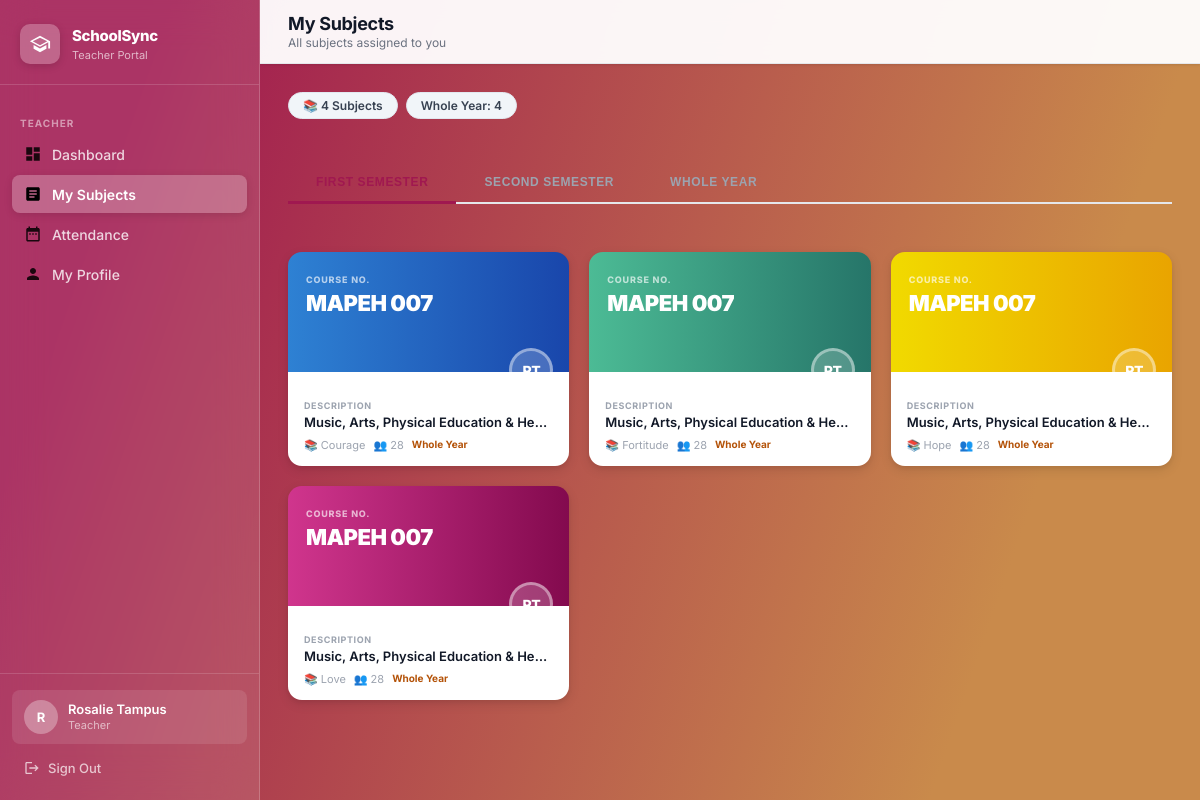
Page /teacher/subjects (signed in) on the committed database.
### tables this page shows
CREATE TABLE schedules (
        id INTEGER PRIMARY KEY AUTOINCREMENT,
        section_id INTEGER NOT NULL, subject_id INTEGER NOT NULL,
        teacher_id INTEGER NOT NULL, strand_id INTEGER,
        day TEXT NOT NULL, time_start TEXT NOT NULL, time_end TEXT NOT NULL, room TEXT, semester TEXT,
        FOREIGN KEY (section_id) REFERENCES sections(id) ON DELETE CASCADE,
        FOREIGN KEY (subject_id) REFERENCES subjects(id) ON DELETE CASCADE,
        FOREIGN KEY (teacher_id) REFERENCES teachers(id) ON DELETE CASCADE,
        FOREIGN KEY (strand_id) REFERENCES strands(id) ON DELETE SET NULL);

CREATE TABLE subjects (
        id INTEGER PRIMARY KEY AUTOINCREMENT,
        subject_code TEXT NOT NULL, subject_name TEXT NOT NULL,
        grade_level TEXT NOT NULL, strand TEXT, semester TEXT);

CREATE TABLE sections (
        id INTEGER PRIMARY KEY AUTOINCREMENT,
        grade_level TEXT NOT NULL, section_name TEXT NOT NULL, adviser_id INTEGER, student_limit INTEGER DEFAULT 40, strand_id INTEGER REFERENCES strands(id) ON DELETE SET NULL,
        FOREIGN KEY (adviser_id) REFERENCES teachers(id) ON DELETE SET NULL);

### app.py (the view)
@app.route('/teacher/subjects')
@teacher_required
def teacher_subjects():
    conn    = get_db()
    tid     = session['teacher_id']
    COLORS  = ['var(--blue-course)', 'var(--teal-course)', 'var(--yellow-course)', 'var(--pink-course)', 'var(--dark-teal-course)', 'var(--medium-blue-course)', 'var(--mint-green-course)', 'var(--green-course)', 'var(--orange-course)', 'var(--slate-blue-course)', 'var(--dark-green-course)', 'var(--orange-red-course)']
    teacher = conn.execute("SELECT first_name, last_name FROM teachers WHERE id=?", (tid,)).fetchone()
    initials = (teacher['first_name'][0] + teacher['last_name'][0]).upper() if teacher else '?'
    rows = conn.execute("""
        SELECT sc.subject_id, sc.section_id,
               sub.subject_name, sub.subject_code,
               sub.semester AS sub_semester,
               sub.grade_level,
               sec.section_name,
               (SELECT COUNT(*) FROM students s WHERE s.section_id=sec.id) AS student_count,
               sc.day, sc.time_start, sc.time_end, sc.room
        FROM schedules sc
        JOIN subjects sub ON sc.subject_id=sub.id
        JOIN sections sec ON sc.section_id=sec.id
        WHERE sc.teacher_id=?
        ORDER BY sub.subject_name, sec.section_name,
            CASE sc.day WHEN 'Monday' THEN 1 WHEN 'Tuesday' THEN 2
            WHEN 'Wednesday' THEN 3 WHEN 'Thursday' THEN 4
            WHEN 'Friday' THEN 5 WHEN 'Saturday' THEN 6 ELSE 7 END
    """, (tid,)).fetchall()
    conn.close()
    from collections import OrderedDict
    subjects_dict = OrderedDict()  # subject_id -> card data
    for r in rows:
        sub_id = r['subject_id']
        if sub_id not in subjects_dict:
            subjects_dict[sub_id] = {
                'subject_id':   sub_id,
                'subject_name': r['subject_name'],
                'subject_code': r['subject_code'],
                'semester':     r['sub_semester'] or '',
                'grade_level':  r['grade_level'] or '',
                'initials':     initials,
                'sections':     [],
                'schedules':    [],
                'seen_sections': set(),
            }
        card = subjects_dict[sub_id]
        if r['section_id'] not in card['seen_sections']:
            card['seen_sections'].add(r['section_id'])
            card['sections'].append({
                'section_id':   r['section_id'],
                'section_name': r['section_name'],
                'student_count': r['student_count'],
            })
        card['schedules'].append({
            'section_id': r['section_id'],
            'section_name': r['section_name'],
            'day':        r['day'],
            'time_start': r['time_start'],
            'time_end':   r['time_end'],
            'room':       r['room'],
        })
    color_map = {}
    color_idx = 0
    cards = []
    for sub_id, card in subjects_dict.items():
        del card['seen_sections']
        for sec in card['sections']:
            sec_id = sec['section_id']
            if sec_id not in color_map:
                color_map[sec_id] = COLORS[color_idx % len(COLORS)]
                color_idx += 1
            sec_scheds = [s for s in card['schedules'] if s['section_id'] == sec_id]
            cards.append({
                'subject_id':   sub_id,
                'subject_name': card['subject_name'],
                'subject_code': card['subject_code'],
                'semester':     card['semester'],
                'initials':     card['initials'],
                'color':        color_map[sec_id],
                'section_id':   sec_id,
                'section_name': sec['section_name'],
                'student_count': sec['student_count'],
                'schedules':    sec_scheds,
            })
    return render_template('teacher_subjects.html', cards=cards)

### app.py (called while the page is built)
def get_db():
    conn = sqlite3.connect(DATABASE)
    conn.row_factory = sqlite3.Row
    conn.execute("PRAGMA foreign_keys = ON")
    return conn

def teacher_required(f):
    @wraps(f)
    def decorated(*args, **kwargs):
        if 'teacher_id' not in session:
            return redirect(url_for('login'))
        return f(*args, **kwargs)
    return decorated

### templates/teacher_subjects.html (shortened to what this page needs)
{% extends "portal_layout.html" %}
{% block page_title %}My Subjects{% endblock %}
{% block page_subtitle %}All subjects assigned to you{% endblock %}
{% block content %}
{% if not cards %}
<div class="content-card">
  <div class="empty-state">
    <svg viewBox="0 0 24 24" fill="currentColor"><path d="M19 3H5c-1.1 0-2 .9-2 2v14c0 1.1.9 2 2 2h14c1.1 0 2-.9 2-2V5c0-1.1-.9-2-2-2zm-5 14H7v-2h7v2zm3-4H7v-2h10v2zm0-4H7V7h10v2z"/></svg>
    <h3>No subjects assigned</h3>
    <p>Your subjects will appear here once the admin assigns you to a schedule.</p>
  </div>
</div>
{% else %}
{% set sem1 = cards | selectattr("semester","equalto","1st Semester") | list %}
{% set sem2 = cards | selectattr("semester","equalto","2nd Semester") | list %}
{% set wy   = cards | selectattr("semester","equalto","Whole Year")   | list %}
{% set na   = cards | rejectattr("semester","in",["1st Semester","2nd Semester","Whole Year"]) | list %}
<div class="stats-bar">
  <span class="stat-chip">📚 {{ cards|length }} Subject{{ 's' if cards|length != 1 else '' }}</span>
  {% if wy   %}<span class="stat-chip">Whole Year: {{ wy|length }}</span>{% endif %}
</div>
<div class="sem-tabs">
  <button class="sem-tab-btn active" data-sem="1st" onclick="switchSem('1st',this)">First Semester</button>
  <button class="sem-tab-btn"        data-sem="2nd" onclick="switchSem('2nd',this)">Second Semester</button>
  <button class="sem-tab-btn"        data-sem="wy"  onclick="switchSem('wy',this)">Whole Year</button>
</div>
{% macro render_card(c) %}
<a href="{{ url_for('teacher_subject_detail', sub_id=c.subject_id, sec_id=c.section_id) }}" class="subject-card">
  <div class="card-top" style="background:{{ c.color }};">
    <div class="card-badge">Course No.</div>
    <div class="card-code">{{ c.subject_code }}</div>
    <div class="card-avatar">{{ c.initials }}</div>
  </div>
  <div class="card-bottom">
    <div class="card-desc-lbl">Description</div>
    <div class="card-desc-val">{{ c.subject_name }}</div>
    <div class="card-meta">
      <span class="card-meta-item">📚 {{ c.section_name }}</span>
      <span class="card-meta-item">👥 {{ c.student_count }}</span>
      {% if c.semester == 'Whole Year' %}<span class="wy-badge">Whole Year</span>{% endif %}
    </div>
  </div>
</a>
{% endmacro %}
<div class="sem-panel subjects-grid active" id="panel_1st">
  {% set p1 = sem1 + wy + na %}
  {% if p1 %}{% for c in p1 %}{{ render_card(c) }}{% endfor %}
  {% else %}<div class="empty-sem">No subjects for 1st Semester</div>{% endif %}
</div>
  {% set p2 = sem2 + wy + na %}
  {% set pwy = wy + na %}
{% endif %}
{% endblock %}

### templates/portal_layout.html (shortened to what this page needs)
<!DOCTYPE html>
<html lang="en">
<head>
  <link rel="stylesheet" href="{{ url_for('static', filename='css/style.css') }}">
</head>
<body>
<div class="app-shell">
  <aside class="sidebar" id="sidebar">
    <div class="sidebar-brand">
      <div class="brand-icon">
        <svg viewBox="0 0 24 24"><path d="M12 3L1 9l11 6 9-4.91V17h2V9L12 3zm0 2.27L20 9l-8 4.36L4 9l8-3.73zM5 13.18v4L12 21l7-3.82v-4L12 17l-7-3.82z"/></svg>
      </div>
      <div class="brand-text">
        <h2>SchoolSync</h2>
        <span>
          {% if session.get('role') == 'teacher' %}Teacher Portal
          {% elif session.get('role') == 'student' %}Student Portal
          {% else %}Portal{% endif %}
        </span>
      </div>
    </div>
    <nav class="sidebar-nav">
      {% if session.get('role') == 'teacher' %}
        <div class="nav-section-label">Teacher</div>
        <a href="{{ url_for('teacher_dashboard') }}" class="nav-link {% if request.endpoint=='teacher_dashboard' %}active{% endif %}">
          <svg viewBox="0 0 24 24"><path d="M3 13h8V3H3v10zm0 8h8v-6H3v6zm10 0h8V11h-8v10zm0-18v6h8V3h-8z"/></svg>
          Dashboard
        </a>
        <a href="{{ url_for('teacher_subjects') }}" class="nav-link {% if request.endpoint in ('teacher_subjects','teacher_subject_detail') %}active{% endif %}">
          <svg viewBox="0 0 24 24"><path d="M19 3H5c-1.1 0-2 .9-2 2v14c0 1.1.9 2 2 2h14c1.1 0 2-.9 2-2V5c0-1.1-.9-2-2-2zm-5 14H7v-2h7v2zm3-4H7v-2h10v2zm0-4H7V7h10v2z"/></svg>
          My Subjects
        </a>
        <a href="{{ url_for('teacher_attendance_home') }}" class="nav-link {% if 'teacher_attendance' in request.endpoint %}active{% endif %}">
          <svg viewBox="0 0 24 24"><path d="M9 11H7v2h2v-2zm4 0h-2v2h2v-2zm4 0h-2v2h2v-2zm2-7h-1V2h-2v2H8V2H6v2H5c-1.11 0-1.99.9-1.99 2L3 20c0 1.1.89 2 2 2h14c1.1 0 2-.9 2-2V6c0-1.1-.9-2-2-2zm0 16H5V9h14v11z"/></svg>
          Attendance
        </a>
        <a href="{{ url_for('teacher_portal_profile') }}" class="nav-link {% if request.endpoint=='teacher_portal_profile' %}active{% endif %}">
          <svg viewBox="0 0 24 24"><path d="M12 12c2.21 0 4-1.79 4-4s-1.79-4-4-4-4 1.79-4 4 1.79 4 4 4zm0 2c-2.67 0-8 1.34-8 4v2h16v-2c0-2.66-5.33-4-8-4z"/></svg>
          My Profile
        </a>
      {% endif %}
    </nav>
    <div class="sidebar-footer">
      <div class="sidebar-user">
        <div class="user-avatar">
          {% if session.get('teacher_name') %}{{ session.teacher_name[0]|upper }}
          {% elif session.get('student_name') %}{{ session.student_name[0]|upper }}
          {% else %}?{% endif %}
        </div>
        <div class="user-info">
          <div class="user-name">
            {{ session.get('teacher_name') or session.get('student_name') or 'User' }}
          </div>
          <div class="user-role">
            {% if session.get('role') == 'teacher' %}Teacher
            {% elif session.get('role') == 'student' %}Student
            {% endif %}
          </div>
        </div>
      </div>
      <a href="{{ url_for('logout') }}" class="logout-btn">
        <svg viewBox="0 0 24 24" fill="currentColor"><path d="M17 7l-1.41 1.41L18.17 11H8v2h10.17l-2.58 2.58L17 17l5-5-5-5zM4 5h8V3H4c-1.1 0-2 .9-2 2v14c0 1.1.9 2 2 2h8v-2H4V5z"/></svg>
        Sign Out
      </a>
    </div>
  </aside>
  <div class="main-content">
    <header class="top-header">
      <div style="display:flex;align-items:center;gap:12px;">
        <div class="header-title">
          <h1>{% block page_title %}{% endblock %}</h1>
          <p>{% block page_subtitle %}{% endblock %}</p>
        </div>
      </div>
    </header>
    <main class="page-body">{% block content %}{% endblock %}</main>
  </div>
</div>
</body>
</html>

### templates/teacher_subjects.html (style rules this page uses)
.sem-tabs { display:flex; gap:0; border-bottom:2px solid var(--border); margin-bottom:24px; }
.sem-tab-btn { padding:12px 28px; font-size:12px; font-weight:800; cursor:pointer; border:none; background:none; color:var(--text-muted); letter-spacing:.6px; text-transform:uppercase; border-bottom:3px solid transparent; margin-bottom:-2px; transition:all .15s; white-space:nowrap; }
.sem-tab-btn.active { color:rgba(160,24,80,1); border-bottom-color:rgba(160,24,80,1); }
.subjects-grid { display:grid; grid-template-columns:repeat(auto-fill,minmax(260px,1fr)); gap:20px; }
.sem-panel { display:none; }
.sem-panel.active { display:grid; }
.subject-card { border-radius:14px; overflow:hidden; box-shadow:var(--shadow-md); transition:transform .15s, box-shadow .15s; text-decoration:none; display:block; }
.card-top { padding:22px 18px 52px; position:relative; min-height:120px; }
.card-badge { font-size:9px; font-weight:800; text-transform:uppercase; letter-spacing:.8px; color:rgba(255,255,255,.65); margin-bottom:6px; }
.card-code { font-size:22px; font-weight:900; color:#fff; letter-spacing:-.5px; line-height:1.15; }
.card-avatar { position:absolute; bottom:-20px; right:16px; width:44px; height:44px; border-radius:50%; background:rgba(255,255,255,.2); border:3px solid rgba(255,255,255,.4); display:flex; align-items:center; justify-content:center; font-size:14px; font-weight:800; color:#fff; letter-spacing:-.5px; }
.card-bottom { background:#fff; padding:28px 16px 14px; }
.card-desc-lbl { font-size:9px; font-weight:700; text-transform:uppercase; letter-spacing:.6px; color:var(--text-muted); margin-bottom:3px; }
.card-desc-val { font-size:13px; font-weight:600; color:var(--text-primary); white-space:nowrap; overflow:hidden; text-overflow:ellipsis; }
.card-meta { display:flex; gap:8px; margin-top:8px; flex-wrap:wrap; }
.card-meta-item { font-size:11px; color:var(--text-muted); }
.wy-badge { font-size:10px; font-weight:700; color:#b45309; }
.stats-bar { display:flex; gap:8px; margin-bottom:20px; flex-wrap:wrap; }
.stat-chip { padding:5px 14px; border-radius:99px; font-size:12px; font-weight:600; background:#f1f5f9; color:#374151; border:1px solid #e2e8f0; }

### rows in the picture
schedules: subject_code "MAPEH 007", initials "RT", subject_name "Music, Arts, Physical Education & He…", section_name "Courage", student_count "28"
subjects: subject_code "MAPEH 007" "MAPEH 007" "MAPEH 007", subject_name "Music, Arts, Physical Education & He…" "Music, Arts, Physical Education & He…" "Music, Arts, Physical Education & He…", semester "Whole Year" (drawn)
sections: section_name "Fortitude"
sections: section_name "Hope"
sections: section_name "Love"

### other values in the picture
{{ session.teacher_name[0]|upper }} "R"
{{ session.get('teacher_name') or session.get('student_name') or 'User' }} "Rosalie Tampus"
{{ cards|length }} "4"
{{ 's' if cards|length != 1 else '' }} "s"
{{ wy|length }} "4"
{{ c.initials }} "RT" "RT" "RT"
{{ c.student_count }} "28" "28" "28"
